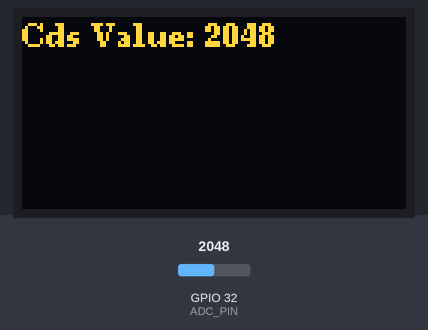
The sketch below on a simulated ESP32. Shown: 128×64 one-colour display. Inputs (shaded band) come from the test bench; at power-on: GPIO 32 (ADC_PIN) = 2048. The OLED is the two-colour kind (top 16 rows yellow); what the sketch prints to the serial monitor is not drawn.

Above: at 1.3 s.
1.4 s: GPIO 32 (ADC_PIN) set to 2866
At 2.7 s:
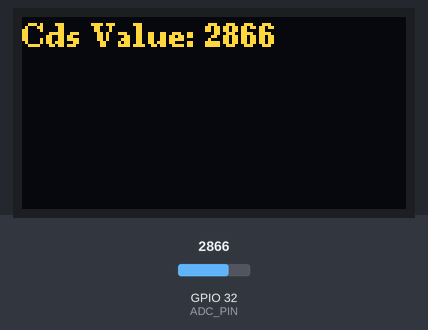
3.0 s: GPIO 32 (ADC_PIN) set to 3603
At 3.9 s:
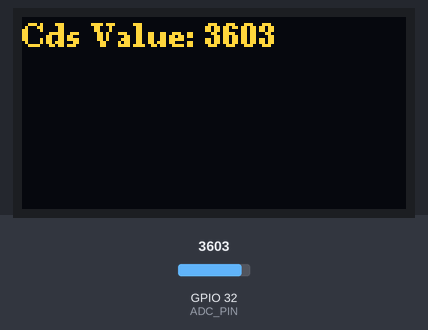
4.5 s: GPIO 32 (ADC_PIN) set to 4095
At 5.1 s:
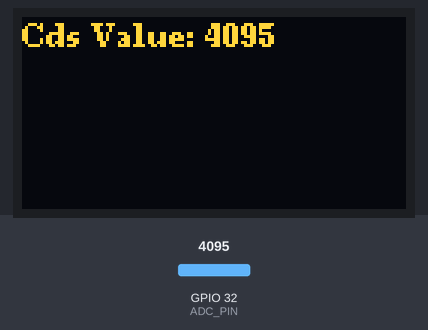
Timing chart, 0 to 7.5 s (numbered marks = the images above; inputs shaded):
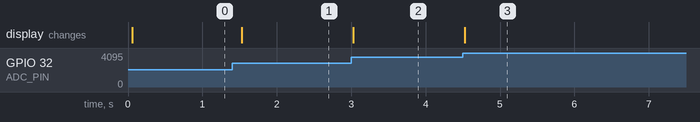

The sketch:

diy18-2.ino
```cpp
#include <U8g2lib.h>
#define BITS 10
#define ADC_PIN  A4

U8G2_SSD1306_128X64_NONAME_1_HW_I2C u8g2(U8G2_R0, U8X8_PIN_NONE);
QueueHandle_t queue;    // 宣告佇列

void taskOLED(void * pvParam) {
  u8g2.begin();
  u8g2.setFont(u8g2_font_ncenB08_tr); // 設定字體
  int num = 0;
  String txt = "Cds Value: ";

  while (1) {
    if (xQueueReceive(queue, &num, portMAX_DELAY) == pdPASS) {
      u8g2.firstPage();
      do {
        u8g2.drawStr(0, 10, (txt + num).c_str());
      } while ( u8g2.nextPage() );

      Serial.printf("收到類比值：%d\n", num);
    } else {
      Serial.println("\n佇列是空的～");
    }
  }
}

void taskCds(void * pvParam) {
  int adc = 0;
  while (1) {
    adc = analogRead(ADC_PIN);  // 把adc值寫入佇列
    if (xQueueSend(queue, &adc, portMAX_DELAY) == pdPASS) {
      Serial.printf("寫入佇列: %d\n", adc);
    }
    vTaskDelay(500 / portTICK_PERIOD_MS);  // 延遲500毫秒
  }
}

void setup() {
  Serial.begin(115200);
  analogSetAttenuation(ADC_11db);
  analogSetWidth(BITS);
  queue = xQueueCreate(5, sizeof(int));

  if (queue == NULL) {
    Serial.println("無法建立佇列～");
    return;
  }

  xTaskCreate(taskCds, "Cds task", 1500, NULL, 1, NULL );
  xTaskCreate(taskOLED, "display task", 1500, NULL, 1, NULL);
}
void loop() { }
```

Measured:
- after the input at 1.4 s, the display: changes after 0.13 s (image 1)
- after the input at 3.0 s, the display: changes at once (image 2)
- after the input at 4.5 s, the display: changes at once (image 3)
